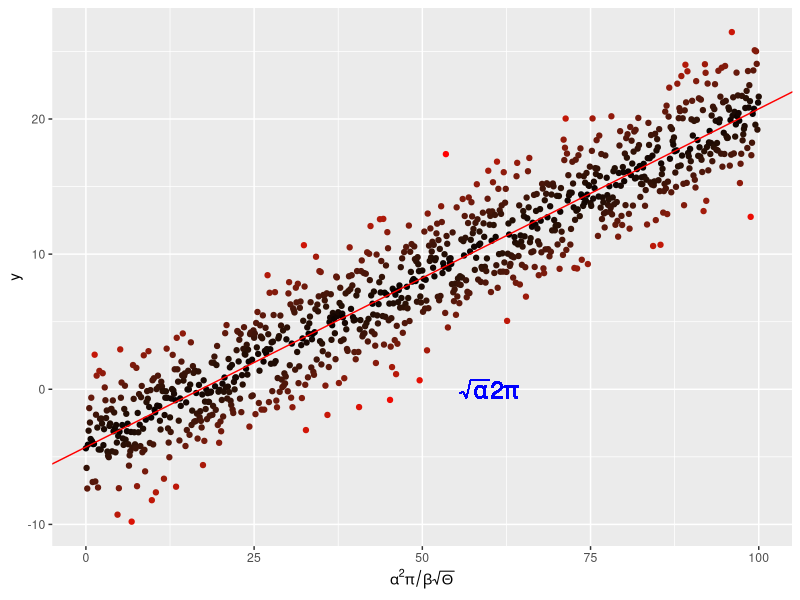

Write R code to recreate this figure.
#!/bin/env Rscript

# Author: ph-u
# Script: plotLin.R
# Desc: Export one annotated linear regression plot to `Results` subdirectory
# Input: Rscript plotLin.R
# Output: a vector plot in `Results` subdirectory
# Arguments: 0
# Date: Oct 2019

## library
library(ggplot2)

## content
x<-seq(0,100,by=.1)
y<--4.+.25*x+rnorm(length(x),mean=0., sd=2.5)

## and put them in a dataframe
my_data<-data.frame(x=x, y=y)

## perform a linear regression
my_lm<-summary(lm(y~x, data = my_data))

## plot & export
pdf("../Results/MyLinReg.pdf")
ggplot(my_data, aes(x=x, y=y, colour=abs(my_lm$residuals)))+
  geom_point()+
  scale_color_gradient(low = "black", high = "red")+
  theme(legend.position = "none")+
  scale_x_continuous(expression(alpha^2*pi/beta*sqrt(Theta)))+
  geom_abline(intercept = my_lm$coefficients[1][1], slope=my_lm$coefficients[2][1], colour="red")+
  geom_text(aes(x=60, y=0, label="sqrt(alpha) *2 *pi"), parse = T, size=6, colour="blue") ## throw some math on the plot
dev.off()
